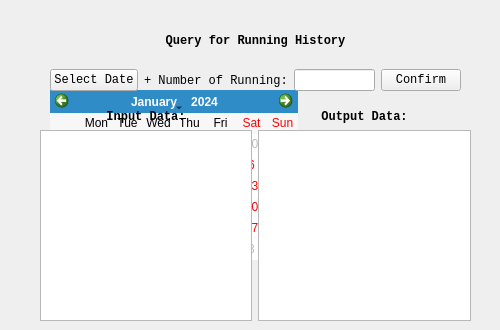
<?xml version="1.0" encoding="UTF-8"?>
<ui version="4.0">
 <class>History</class>
 <widget class="QWidget" name="History">
  <property name="geometry">
   <rect>
    <x>0</x>
    <y>0</y>
    <width>500</width>
    <height>330</height>
   </rect>
  </property>
  <property name="windowTitle">
   <string>Form</string>
  </property>
  <widget class="QLabel" name="label">
   <property name="geometry">
    <rect>
     <x>140</x>
     <y>30</y>
     <width>231</width>
     <height>21</height>
    </rect>
   </property>
   <property name="font">
    <font>
     <family>Consolas</family>
     <weight>75</weight>
     <bold>true</bold>
    </font>
   </property>
   <property name="text">
    <string>Query for Running History</string>
   </property>
   <property name="alignment">
    <set>Qt::AlignCenter</set>
   </property>
  </widget>
  <widget class="QCalendarWidget" name="calendarWidget">
   <property name="geometry">
    <rect>
     <x>50</x>
     <y>90</y>
     <width>248</width>
     <height>170</height>
    </rect>
   </property>
  </widget>
  <widget class="QWidget" name="horizontalLayoutWidget">
   <property name="geometry">
    <rect>
     <x>50</x>
     <y>60</y>
     <width>411</width>
     <height>41</height>
    </rect>
   </property>
   <layout class="QHBoxLayout" name="horizontalLayout">
    <item>
     <widget class="QPushButton" name="DateButton">
      <property name="font">
       <font>
        <family>Consolas</family>
       </font>
      </property>
      <property name="text">
       <string>Select Date</string>
      </property>
     </widget>
    </item>
    <item>
     <widget class="QLabel" name="label_2">
      <property name="font">
       <font>
        <family>Consolas</family>
       </font>
      </property>
      <property name="text">
       <string>+ Number of Running:</string>
      </property>
     </widget>
    </item>
    <item>
     <widget class="QLineEdit" name="Num_RunEdit"/>
    </item>
    <item>
     <widget class="QPushButton" name="ConfirmButton">
      <property name="font">
       <font>
        <family>Consolas</family>
       </font>
      </property>
      <property name="text">
       <string>Confirm</string>
      </property>
     </widget>
    </item>
   </layout>
  </widget>
  <widget class="QWidget" name="">
   <property name="geometry">
    <rect>
     <x>40</x>
     <y>110</y>
     <width>431</width>
     <height>211</height>
    </rect>
   </property>
   <layout class="QGridLayout" name="DataShowLayout">
    <item row="0" column="0">
     <widget class="QLabel" name="label_3">
      <property name="font">
       <font>
        <family>Consolas</family>
        <weight>75</weight>
        <bold>true</bold>
       </font>
      </property>
      <property name="text">
       <string>Input Data:</string>
      </property>
      <property name="alignment">
       <set>Qt::AlignCenter</set>
      </property>
     </widget>
    </item>
    <item row="0" column="1">
     <widget class="QLabel" name="label_4">
      <property name="font">
       <font>
        <family>Consolas</family>
        <weight>75</weight>
        <bold>true</bold>
       </font>
      </property>
      <property name="text">
       <string>Output Data:</string>
      </property>
      <property name="alignment">
       <set>Qt::AlignCenter</set>
      </property>
     </widget>
    </item>
    <item row="1" column="0">
     <widget class="QPlainTextEdit" name="InputTextEdit">
      <property name="font">
       <font>
        <family>Consolas</family>
       </font>
      </property>
     </widget>
    </item>
    <item row="1" column="1">
     <widget class="QPlainTextEdit" name="OutputTextEdit">
      <property name="font">
       <font>
        <family>Consolas</family>
       </font>
      </property>
     </widget>
    </item>
   </layout>
  </widget>
 </widget>
 <resources/>
 <connections/>
</ui>
